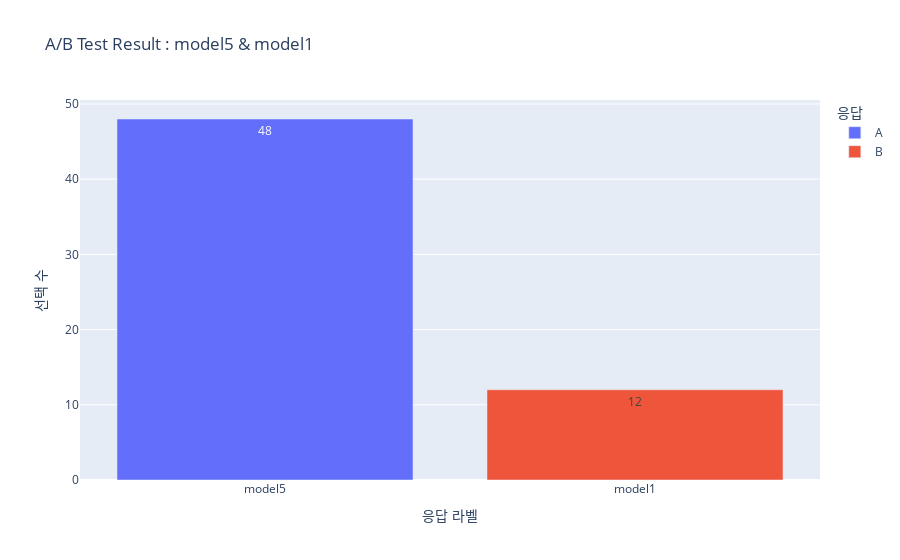

Notebook cell for this chart:
### Code cell
results_1 = ab_test(model5, model1, llm, )
draw_ab_result(results_1, ["model5", "model1"])

### Figure 1 — Plotly figure (JSON) as saved in the notebook; plotly's stock layout.template omitted (floating-point values rounded to 4 significant figures)
{"data": [{"hovertemplate": "응답=A<br>응답 라벨=%{x}<br>선택 수=%{text}<extra></extra>", "legendgroup": "A", "marker": {"color": "#636efa", "pattern": {"shape": ""}}, "name": "A", "orientation": "v", "showlegend": true, "text": [48.0], "textposition": "auto", "type": "bar", "x": ["model5"], "xaxis": "x", "y": [48], "yaxis": "y"}, {"hovertemplate": "응답=B<br>응답 라벨=%{x}<br>선택 수=%{text}<extra></extra>", "legendgroup": "B", "marker": {"color": "#EF553B", "pattern": {"shape": ""}}, "name": "B", "orientation": "v", "showlegend": true, "text": [12.0], "textposition": "auto", "type": "bar", "x": ["model1"], "xaxis": "x", "y": [12], "yaxis": "y"}], "layout": {"barmode": "relative", "legend": {"title": {"text": "응답"}, "tracegroupgap": 0}, "title": {"text": "A/B Test Result : model5 & model1"}, "xaxis": {"anchor": "y", "domain": [0, 1], "title": {"text": "응답 라벨"}}, "yaxis": {"anchor": "x", "domain": [0, 1], "title": {"text": "선택 수"}}}}
